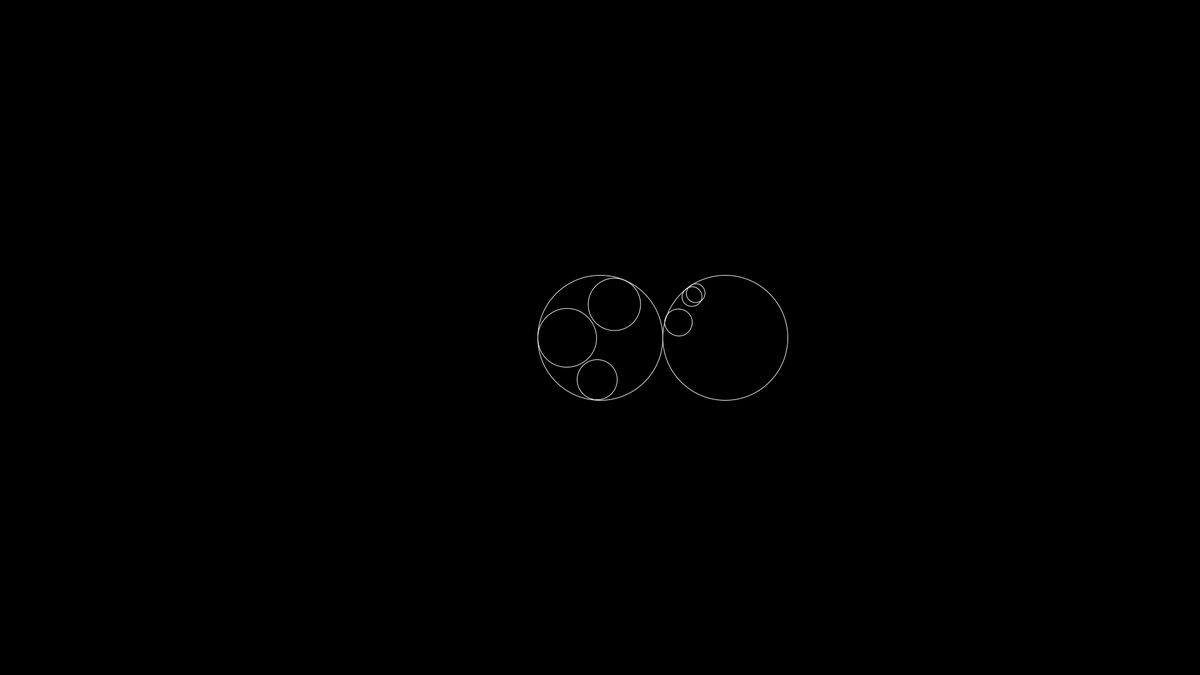
Frame 1 (no input)
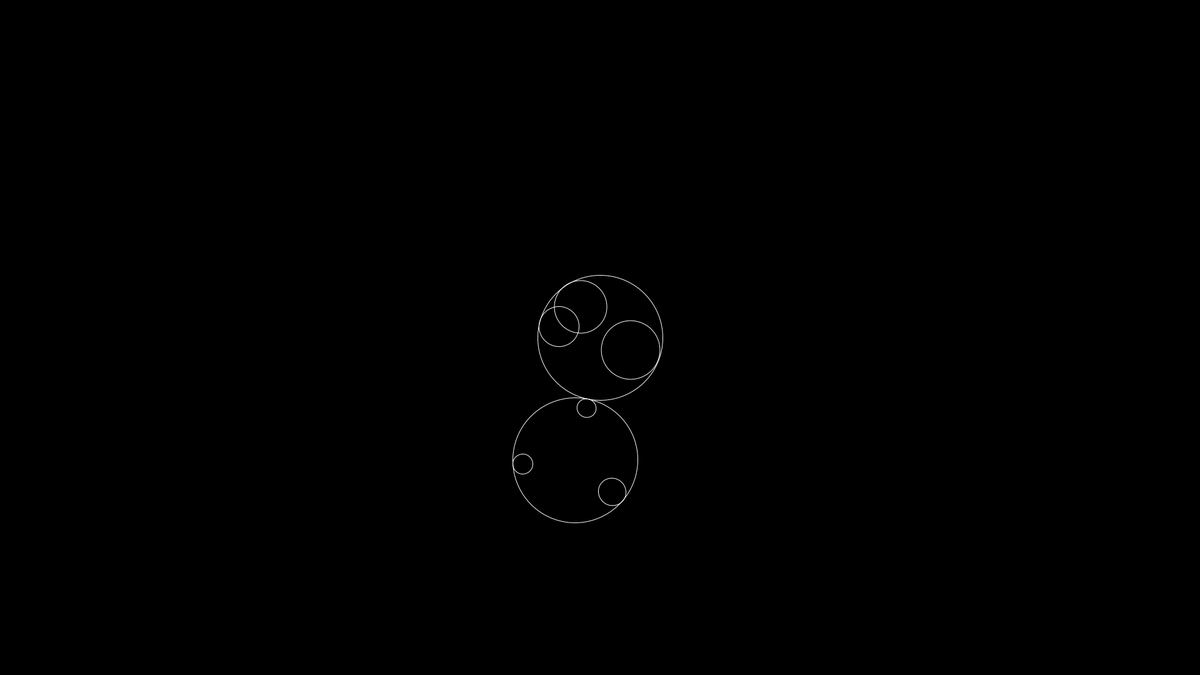
Frame 60 (the mouse pressed at the canvas centre just before this capture)
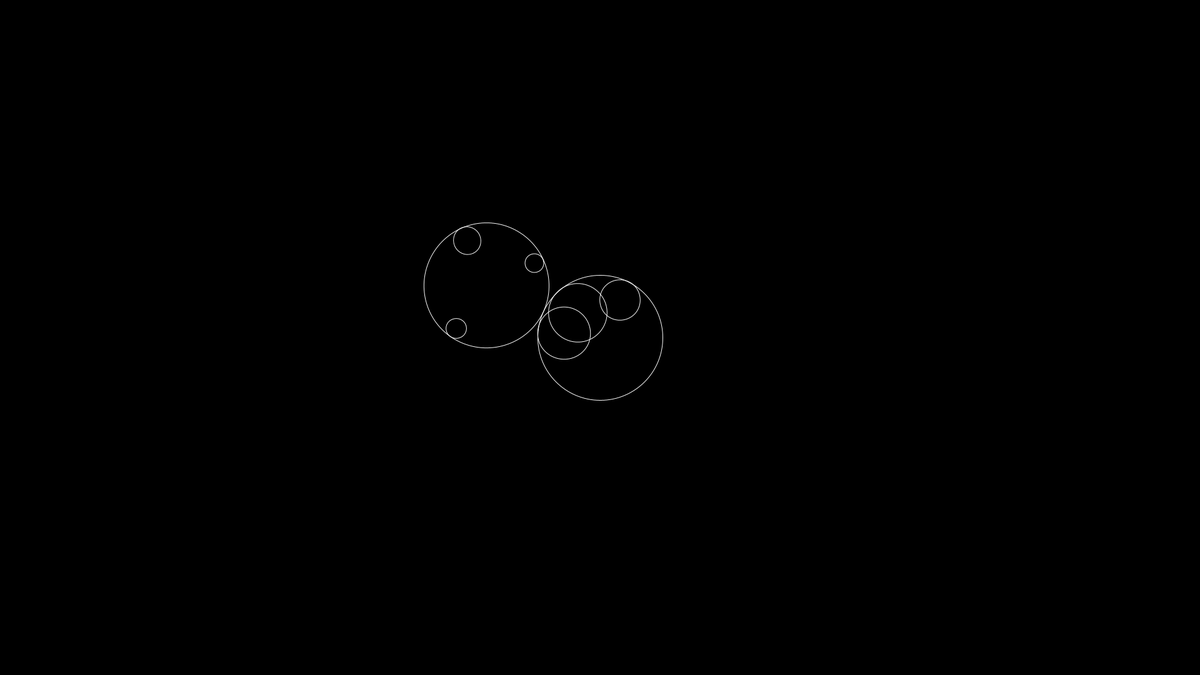
Frame 120 (the mouse held since frame 60 and released just before this capture)

The Processing sketch that drew these frames (run headless with seeded random() and noise(); from frame 60 on, the mouse is pressed at the canvas centre):

// Processing sketch: s02_Circulos_Giran_Espirales
// ── s02_Circulos_Giran_Espirales.pde
import java.util.Random;

Circulos cir;
CirculosConcent miCirculoOrigen, miCirculoOrigenlinea2;
int NUM_CIRCULOS_INTERIORES=3;
int NUM_CIRCULOS_CONCENT=5;
float INCREMENTO_AN=0.03;
float centroX=width/2;
float centroY=height/2;




void setup() {
    frameRate(30);
    size(1920, 1080);
    centroX=width/2;
    centroY=height/2;
    background(0);
    stroke(250);
    //cir=new Circulos(width/2, height/2, 100);
    miCirculoOrigen=new CirculosConcent(new Circulos(centroX, centroY, 100),NUM_CIRCULOS_INTERIORES);
    
  
    
     miCirculoOrigenlinea2=new CirculosConcent(new Circulos(200, 0, 100),NUM_CIRCULOS_INTERIORES);
    
    
}

void draw() {
    // cir.display();
    // background(0);
    // noLoop();
    
    //delay(100);



    
        background(0);
        pushMatrix();
        noFill();
        ellipseMode(CENTER);
        translate(miCirculoOrigen.origen.posX, miCirculoOrigen.origen.posY);
        
        ellipse(0,0,miCirculoOrigen.origen.diametro,miCirculoOrigen.origen.diametro);
        for (Circulos o : miCirculoOrigen.listaCirculos) { 
            rotate(o.angulo);
            ellipse(o.posX, o.posY, o.diametro, o.diametro);
            o.angulo+=INCREMENTO_AN;
            // println(o.nom,o.angulo);
        }
        popMatrix();


        pushMatrix();
        ellipseMode(CENTER);
        translate(miCirculoOrigen.origen.posX, miCirculoOrigen.origen.posY);
        
        rotate(miCirculoOrigenlinea2.origen.angulo);
        ellipse(miCirculoOrigenlinea2.origen.posX, miCirculoOrigenlinea2.origen.posY, miCirculoOrigenlinea2.origen.diametro, miCirculoOrigenlinea2.origen.diametro);
        println(miCirculoOrigenlinea2.origen.posX, miCirculoOrigenlinea2.origen.posY);
        miCirculoOrigenlinea2.origen.angulo+=INCREMENTO_AN;
            //println(miCirculoOrigenlinea2.origen.angulo);
        

        pushMatrix();
        ellipseMode(CENTER);
        translate(miCirculoOrigenlinea2.origen.posX, miCirculoOrigenlinea2.origen.posY);
        //ellipse(miCirculoOrigenlinea2.origen.posX,miCirculoOrigenlinea2.origen.posY,miCirculoOrigenlinea2.origen.diametro,miCirculoOrigenlinea2.origen.diametro);
        for (Circulos o : miCirculoOrigenlinea2.listaCirculos) { 
            rotate(o.angulo);
            ellipse(o.posX, o.posY, o.diametro, o.diametro);
            o.angulo+=INCREMENTO_AN;
            // println(o.nom,o.angulo);
        }
        popMatrix();
        popMatrix();
        
    
}

// ── Circulos.pde
public class Circulos {

    int diametro=0, radio=0;
    float posX=0, posY=0;
    float angulo=0;
    String nom;

 public Circulos (float x, float y, int d) {
        posX=x;
        posY=y;
        radio=d;
        diametro=d*2;
        
    }

    public Circulos (float x, float y, int d,String nombre) {
        posX=x;
        posY=y;
        radio=d;
        diametro=d*2;
        nom=nombre;
    }

    public Circulos (float x, float y, int d, float an) {
        posX=x;
        posY=y;
        radio=d;
        diametro=d*2;    
        angulo=an;   
    }

    void display(){
        pushMatrix();
        translate(posX, posY);
        noFill();
        ellipseMode(CENTER);
        ellipse(0, 0, diametro, diametro);
        popMatrix();
    }

}

// ── CirculosConcent.pde
public class CirculosConcent{

    Random generator;
    ArrayList<Circulos> listaCirculos = new ArrayList<Circulos>();
    
    int des=0;
    float angulo=0;
    Circulos origen;
    float INCREMENTO_AN=0.03;
    float LIM_INF_RAD=0.3;
    float LIM_SUP_RAD=1;

    public CirculosConcent(Circulos c){
        origen=c;
        int diametroNuevo=c.radio/2;
        // println("radioNuevo:"+diametroNuevo,"desplazamiento"+des);
        
        Circulos c1=new Circulos(0,0,diametroNuevo);
        calculaCentro(c1,0);
        
        listaCirculos.add(c1);
    }


    public CirculosConcent(Circulos c, int numCir){
            origen=c;
            
            // println("radioNuevo:"+diametroNuevo,"desplazamiento"+des);
            
            for (int i = 0; i < numCir; ++i) {
                int diametroNuevo=(int)((c.radio/2)*constrain(random(0,1), 0.3, 1));
                Circulos c1=new Circulos(0,0,diametroNuevo,"A"+i);
                calculaCentro(c1,0);
                listaCirculos.add(c1);
            }
            
        }

    /* void display(){
        background(0);
        pushMatrix();
        noFill();
        ellipseMode(CENTER);
        translate(origen.posX, origen.posY);
        ellipse(0,0,origen.diametro,origen.diametro);
        for (Circulos o : listaCirculos) { 
            rotate(o.angulo);
            ellipse(o.posX, o.posY, o.diametro, o.diametro);
            o.angulo+=INCREMENTO_AN;
            println(o.nom,o.angulo);
        }
        popMatrix();
        
    } */


    void calculaCentro(Circulos c, int angulo){
        int puntoXext=0;
        int puntoYext=0;

        puntoXext=(int)(0+origen.radio*cos(radians(angulo)));
        

        println(puntoXext,puntoYext);
        c.posX=puntoXext-c.radio;
        c.posY=puntoYext; //la CoordendaY la ponemos siempre en el 0
        c.angulo=radians(random(0, 360));
    }
}
